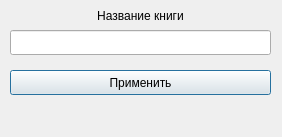
<?xml version="1.0" encoding="UTF-8"?>
<ui version="4.0">
 <class>Dialog</class>
 <widget class="QDialog" name="Dialog">
  <property name="geometry">
   <rect>
    <x>0</x>
    <y>0</y>
    <width>282</width>
    <height>137</height>
   </rect>
  </property>
  <property name="windowTitle">
   <string>Удаление книги</string>
  </property>
  <property name="windowIcon">
   <iconset>
    <normaloff>../Images/icon.jpg</normaloff>../Images/icon.jpg</iconset>
  </property>
  <widget class="QLabel" name="titleLabel">
   <property name="geometry">
    <rect>
     <x>0</x>
     <y>0</y>
     <width>281</width>
     <height>31</height>
    </rect>
   </property>
   <property name="text">
    <string>Название книги</string>
   </property>
   <property name="alignment">
    <set>Qt::AlignCenter</set>
   </property>
  </widget>
  <widget class="QPushButton" name="pushButton">
   <property name="geometry">
    <rect>
     <x>10</x>
     <y>70</y>
     <width>261</width>
     <height>25</height>
    </rect>
   </property>
   <property name="text">
    <string>Применить</string>
   </property>
  </widget>
  <widget class="QLabel" name="label">
   <property name="geometry">
    <rect>
     <x>10</x>
     <y>110</y>
     <width>201</width>
     <height>20</height>
    </rect>
   </property>
   <property name="text">
    <string/>
   </property>
  </widget>
  <widget class="QLineEdit" name="lineEdit">
   <property name="geometry">
    <rect>
     <x>10</x>
     <y>30</y>
     <width>261</width>
     <height>25</height>
    </rect>
   </property>
  </widget>
 </widget>
 <resources/>
 <connections/>
</ui>
